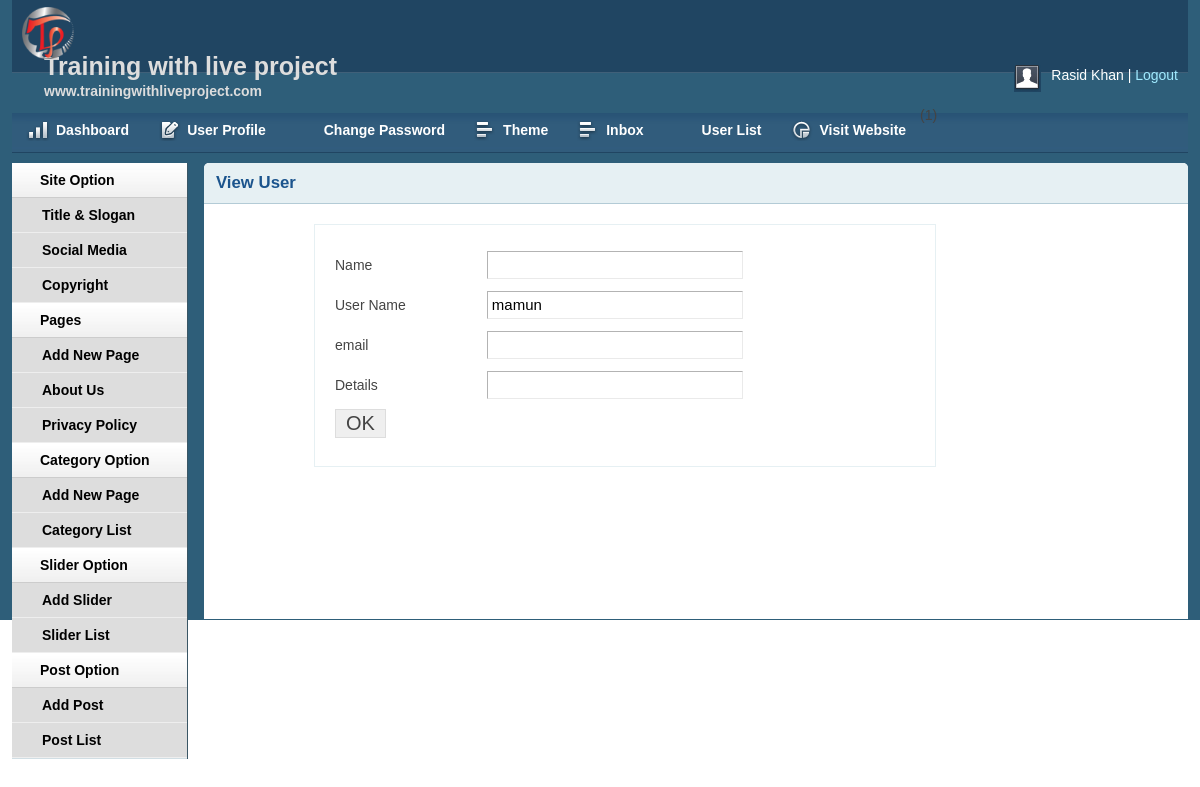
The page /admin/viewuser.php?userid=11 (signed in) on the database its author committed.
### tables this page shows
CREATE TABLE IF NOT EXISTS `add_page` (
  `id` int(11) NOT NULL AUTO_INCREMENT,
  `name` varchar(255) NOT NULL,
  `body` text NOT NULL,
  PRIMARY KEY (`id`)
);

CREATE TABLE IF NOT EXISTS `tbl_user` (
  `id` int(11) NOT NULL AUTO_INCREMENT,
  `name` varchar(255) DEFAULT NULL,
  `username` varchar(50) NOT NULL,
  `password` varchar(50) NOT NULL,
  `email` varchar(255) DEFAULT NULL,
  `details` text,
  `role` int(11) DEFAULT NULL,
  PRIMARY KEY (`id`)
);

### lib/Database.php (called while the page is built, shortened)
<?php
Class Database{
	public $host   = DB_HOST;
	public $user   = DB_USER;
	public $pass   = DB_PASS;
	public $dbname = DB_NAME;
	public $link;
	public function connectDB(){
	$this->link = new mysqli($this->host, $this->user, $this->pass, $this->dbname);
 }
	public function select($sql){
		$result = $this->link->query($sql) or die($this->link->error.__LINE__);
		if($result->num_rows > 0){
			return $result;
		} else {
			return false;
		}
	}
}

### admin/viewuser.php (the view, shortened to what this page needs)
<?php include 'inc/header.php';?>
<?php include 'inc/sidebar.php';?>
<?php
   if (!isset($_GET['userid']) || ($_GET['userid']) == NULL ) {
  echo "<script> window.location='viewuser.php'; </script>";
} else{
  $id=$_GET['userid'];
}
?>
<div class="grid_10" >
<div class="box round first grid">
    <h2>
    View User
    </h2>
    <div class="block copyblock">
	<?php
	   $query="SELECT * from tbl_user where id='$id'  ";
	   $getuser=$db->select($query);
       if ($getuser) {
	   while ($result=$getuser->fetch_assoc()) {
	?>
  <form action="" method="POST">
    <table class="form">
    <tr>
        <td>Name</td>
        <td>
    <input type="text" readonly
  value="<?php echo $result['name']?>" class="medium" />
        </td>
    </tr>
   <tr>
       <td>User Name</td>
       <td>
   <input type="text" readonly
 value="<?php echo $result['username']?>" class="medium" />
       </td>
   </tr>
     <tr>
         <td>email</td>
         <td>
     <input type="text" readonly
   value="<?php echo $result['email']?>" class="medium" />
         </td>
     </tr>
   <tr>
           <td>Details</td>
           <td>
       <input type="text" readonly
     value="<?php echo $result['details']?>" class="medium" />
           </td>
       </tr>
    <tr>
        <td>
        <input type="submit" name="submit" value="OK" />
        </td>
    </tr>
        </table>
    </form>
<?php } } ?>
 </div>
</div>
</div>

### admin/inc/sidebar.php
    <div class="grid_2">
<div class="box sidemenu">
<div class="block" id="section-menu">
    <ul class="section menu">
       <li><a class="menuitem">Site Option</a>
            <ul class="submenu">
                <li><a href="titleslogan.php">Title & Slogan</a></li>
                <li><a href="social.php">Social Media</a></li>
                <li><a href="copyright.php">Copyright</a></li>
            </ul>
        </li>
         <li><a class="menuitem">Pages</a>
            <ul class="submenu">
                <li><a href="addpage.php">Add New Page</a> </li>
<?php
$query="SELECT * from add_page";
$pages=$db->select($query);
if ($pages) {
   while ($result=$pages->fetch_assoc()) {
?>
<li><a href="page.php?pageid=<?php echo $result['id'];?>"><?php echo $result['name'];?></a> </li>
<?php } }?>
            </ul>
        </li>
        <li><a class="menuitem">Category Option</a>
            <ul class="submenu">
                <li><a href="addcat.php">Add New Page</a> </li>
                <li><a href="catlist.php">Category List</a> </li>
            </ul>
        </li>
        <li><a class="menuitem">Slider Option</a>
            <ul class="submenu">
                <li><a href="slideradd.php">Add Slider</a> </li>
                <li><a href="sliderlist.php">Slider List</a> </li>
            </ul>
        </li>
        <li><a class="menuitem">Post Option</a>
            <ul class="submenu">
                <li><a href="addpost.php">Add Post</a> </li>
                <li><a href="postlist.php">Post List</a> </li>
            </ul>
        </li>
    </ul>
</div>
</div>
</div>

### admin/css/layout.css (style rules this page uses)
body { background: #fff none repeat scroll 0 0; color: #444; font-size: 14px; padding: 0; }
a { color: #000; font-weight:bold; text-decoration: none; }
h1, h2, h3, h4, h5, h6 { line-height:1.2em; margin-bottom:.3em; }
h2 { margin-top:1em; }
.box { background:#fff; margin-bottom:20px; padding:10px 10px 10px 10px; margin-left:-8px; }
.box.grid { padding-bottom:40px; }
.box.round { -moz-border-radius: 5px 5px 0px 0px; -webkit-border-radius: 5px 5px 0px 0px; border-radius: 5px 5px 0px 0px; }
.box h2 { font-size:1.2em; font-weight:bold; color:#1B548D; background:#E6F0F3; margin:-10px -10px 0 -10px; padding:10px 12px; border-bottom:1px solid #B3CBD6; -moz-border-radius: 5px 5px 0px 0px; -webkit-border-radius: 5px 5px 0px 0px; border-radius: 5px 5px 0px 0px; }
.box.first { min-height: 406px; }
.block { padding-top:20px; }
.copyblock { border: 1px solid #e6f0f3; line-height: 32px; margin-left: 100px; margin-top: 20px; padding-left: 20px; width: 600px; }
.box.sidemenu { background-color:#D1DEE4; border-right:1px solid #3A5665; padding:0px; margin:0px; cursor:pointer; }
.box.sidemenu .block { padding-top:0px; margin-top:0px; }
ul, ol { padding-top:0; }
ul.menu { list-style:none; border-top:1px solid #bbb; }
ul.menu li { margin:0; }
ul.menu li a { display:block; padding:4px 10px; border-bottom:1px solid #ccc; }
ul.menu ul { list-style:none; margin:0; }
ul.menu ul li a { padding-left:30px; }
ul.section { border-top:0; margin-bottom:0; }
ul.section li a { background:url(../img/sidemenu-repeat.jpg) repeat-x; line-height:26px; padding-left:28px; }
ul.section li li a { background:#ddd; border-bottom:1px solid #eee; }
ul.section ul li { text-transform:none; }
table.form { width:100%; }
table.form td { padding:4px 0px; }
table.form input, table.form select { font-size: 15px; padding: 4px 4px 5px 4px; border-top: 1px solid #b3b3b3; border-left: 1px solid #b3b3b3; border-right: 1px solid #eaeaea; border-bottom: 1px solid #eaeaea; }
table.form input[type="submit"] { border: 1px solid #ddd; color: #444; cursor: pointer; font-size: 20px; padding: 2px 10px; }
input.medium { width: 55%; }
.block { padding-bottom:1px; }

### rows shown on the page
add_page: name "About Us"
add_page: name "Privacy Policy"
tbl_user: username "mamun"

### other values the page prints
$userid = Session::get('username') "Rasid Khan"
